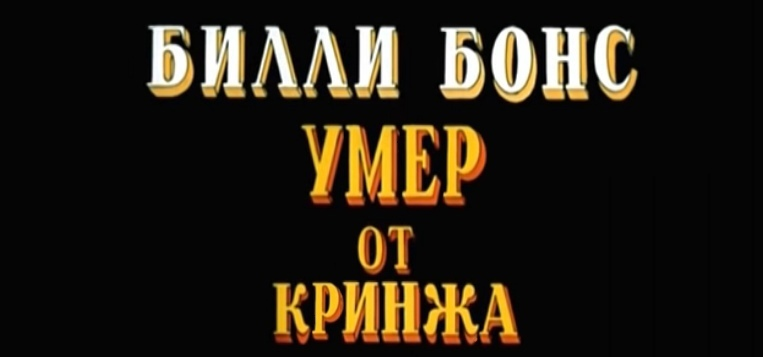
#> input picture examples/3.jpg, 763 x 357 px, found by its file name
$ python main.py
#> lines starting #> are read from the running program, lines starting #| are printed output that depends on the picture; after the words box and inside, x2 and y2 are one past the last pixel; in counts of white or black regions, pixels touching at a corner belong together
import numpy as np
# [6 lines of commented-out code are left out]
import cv2

# [98 lines of commented-out code are left out]
image_file = "/home/zeroff/Рабочий стол/project_pic/examples/3.jpg"
img = cv2.imread(image_file)
#> img is the input picture: shape (357, 763, 3); mean B, G, R 20.4, 31.2, 38.2
gray = cv2.cvtColor(img, cv2.COLOR_BGR2GRAY)
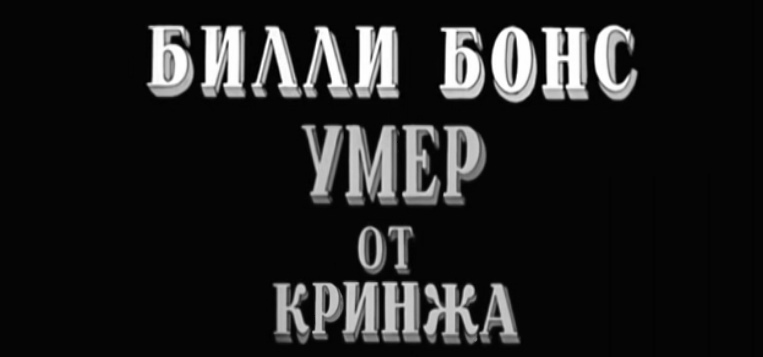
#> gray: shape (357, 763); min 0, max 255, mean 32.1
ret, thresh = cv2.threshold(gray, 0, 255, cv2.THRESH_BINARY)
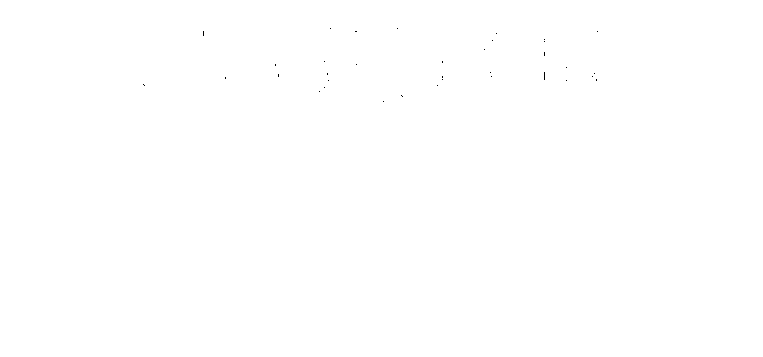
#> thresh: shape (357, 763); 100% white; black in thin lines or dots, all inside (x1, y1, x2, y2) = (143, 28, 598, 102)
img_erode = cv2.erode(thresh, np.ones((3, 3), np.uint8), iterations=1)
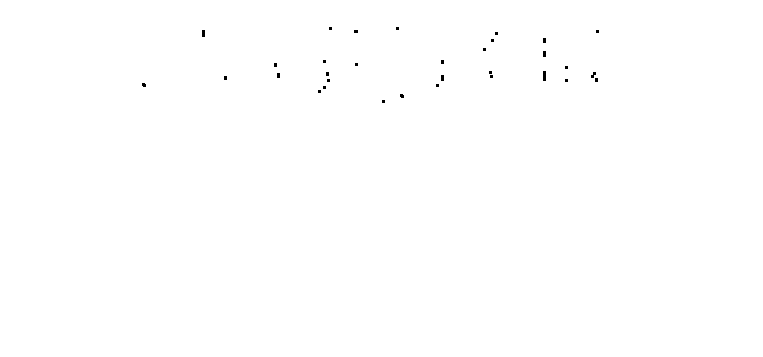
#> img_erode: shape (357, 763); 99.9% white; 32 black regions (30 under 20 px)

# Get contours
contours, hierarchy = cv2.findContours(img_erode, cv2.RETR_TREE, cv2.CHAIN_APPROX_NONE)
#> contours = 33 contours, 23 with area under 20; largest, box (x1, y1, x2, y2) and area: (0, 0, 763, 357) 271272, (542, 70, 547, 82) 42, (201, 29, 206, 38) 30, (590, 71, 597, 79) 27, (440, 74, 445, 82) 26

output = img.copy()

for idx, contour in enumerate(contours):
    (x, y, w, h) = cv2.boundingRect(contour)
    # print("R", idx, x, y, w, h, cv2.contourArea(contour), hierarchy[0][idx])
    # hierarchy[i][0]: the index of the next contour of the same level
    # hierarchy[i][1]: the index of the previous contour of the same level
    # hierarchy[i][2]: the index of the first child
    # hierarchy[i][3]: the index of the parent
    if hierarchy[0][idx][3] == 0:
        cv2.rectangle(output, (x, y), (x + w, y + h), (70, 0, 0), 1)
#> this loop made 33 passes
#> (x, y, w, h) on passes 1 to 12: (0, 0, 763, 357), (381, 99, 5, 5), (399, 93, 6, 6), (317, 89, 5, 5), (322, 85, 5, 5), (435, 83, 5, 5), (141, 82, 6, 6), (564, 78, 5, 5), (326, 78, 5, 5), (594, 77, 5, 6), (223, 75, 5, 6), (489, 74, 5, 5)
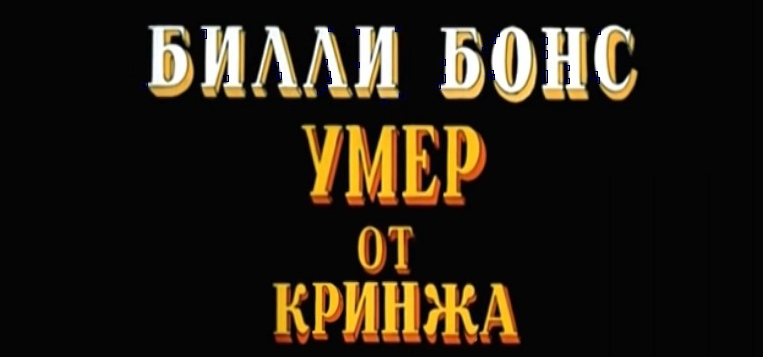
#> output: shape (357, 763, 3); 0.26% of pixels changed, all inside (x1, y1, x2, y2) = (141, 26, 601, 105)


cv2.imshow("Input", img)
cv2.imshow("Enlarged", img_erode)
cv2.imshow("Output", output)
cv2.waitKey(0)


#Следующим шагом сохраним каждую букву, предварительно отмасштабировав её до квадрата 28х28 (именно в таком формате хранится база MNIST). OpenCV построен на базе numpy, так что мы можем использовать функции работы с массивами для кропа и масштабирования.

#> (the run stopped early here; a loop or call above may not have finished)
